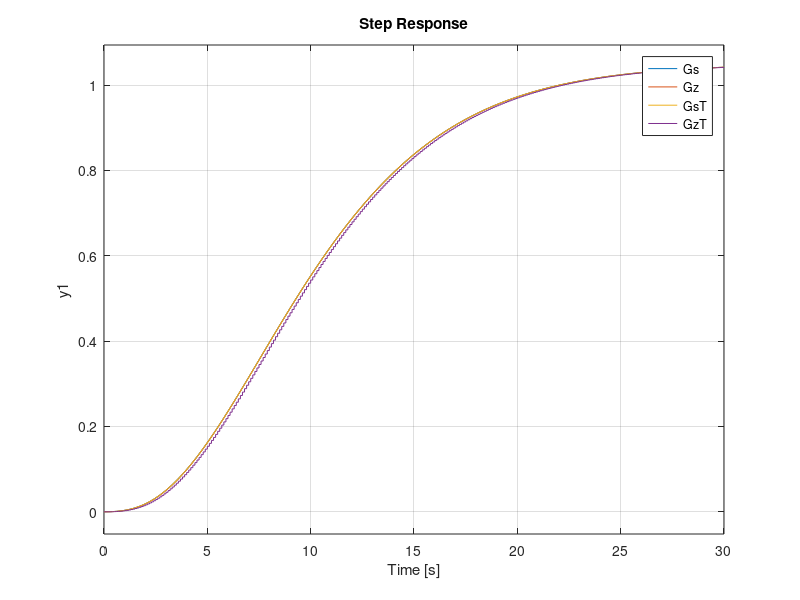

The MATLAB script that drew this image:
clc;
clear all;
close all;
format long

%original tranfer function
Gs = tf([0.003445 0.015159 0.016537],[1 1.4500000 0.777500 0.182375 0.015750]);
Gz = c2d(Gs,0.01);

Gs1 = tf([0.003445],[1 0.25]);
Gz1 = c2d(Gs1,0.1)

Gs2 = tf([1],[1 0.35]);
Gz2 = c2d(Gs2,0.1)

Gs3 = tf([1 1.99928],[1 0.4]);
Gz3 = c2d(Gs3,0.1)

Gs4 = tf([1 2.40101],[1 0.45]);
Gz4 = c2d(Gs4,0.1)

GsT = Gs1*Gs2*Gs3*Gs4;
GzT = Gz1*Gz2*Gz3*Gz4;

step(Gs,Gz,GsT,GzT);
